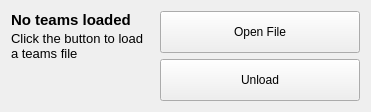
          <widget class="QWidget" name="teamsFileTab">
           <attribute name="title">
            <string>Teams</string>
           </attribute>
           <layout class="QHBoxLayout" name="horizontalLayout_3">
            <item>
             <layout class="QVBoxLayout" name="verticalLayout_19">
              <property name="spacing">
               <number>2</number>
              </property>
              <item>
               <widget class="QLabel" name="teamsFileTitle">
                <property name="sizePolicy">
                 <sizepolicy hsizetype="Ignored" vsizetype="Fixed">
                  <horstretch>0</horstretch>
                  <verstretch>0</verstretch>
                 </sizepolicy>
                </property>
                <property name="font">
                 <font>
                  <pointsize>11</pointsize>
                  <weight>75</weight>
                  <bold>true</bold>
                 </font>
                </property>
                <property name="text">
                 <string>No teams loaded</string>
                </property>
                <property name="wordWrap">
                 <bool>true</bool>
                </property>
               </widget>
              </item>
              <item>
               <widget class="QLabel" name="teamsFileDescr">
                <property name="sizePolicy">
                 <sizepolicy hsizetype="Expanding" vsizetype="Fixed">
                  <horstretch>0</horstretch>
                  <verstretch>0</verstretch>
                 </sizepolicy>
                </property>
                <property name="font">
                 <font>
                  <pointsize>10</pointsize>
                 </font>
                </property>
                <property name="text">
                 <string>Click the button to load a teams file</string>
                </property>
                <property name="wordWrap">
                 <bool>true</bool>
                </property>
               </widget>
              </item>
              <item>
               <spacer name="verticalSpacer_11">
                <property name="orientation">
                 <enum>Qt::Vertical</enum>
                </property>
                <property name="sizeHint" stdset="0">
                 <size>
                  <width>20</width>
                  <height>40</height>
                 </size>
                </property>
               </spacer>
              </item>
             </layout>
            </item>
            <item>
             <layout class="QVBoxLayout" name="verticalLayout_10">
              <item>
               <widget class="QPushButton" name="loadTeamsFile">
                <property name="sizePolicy">
                 <sizepolicy hsizetype="Minimum" vsizetype="Minimum">
                  <horstretch>0</horstretch>
                  <verstretch>0</verstretch>
                 </sizepolicy>
                </property>
                <property name="minimumSize">
                 <size>
                  <width>200</width>
                  <height>0</height>
                 </size>
                </property>
                <property name="maximumSize">
                 <size>
                  <width>200</width>
                  <height>16777215</height>
                 </size>
                </property>
                <property name="text">
                 <string>Open File</string>
                </property>
                <property name="icon">
                 <iconset resource="resources.qrc">
                  <normaloff>:/breeze-icons/document-open-24.svg</normaloff>:/breeze-icons/document-open-24.svg</iconset>
                </property>
                <property name="iconSize">
                 <size>
                  <width>24</width>
                  <height>24</height>
                 </size>
                </property>
               </widget>
              </item>
              <item>
               <widget class="QPushButton" name="unloadTeamsFile">
                <property name="sizePolicy">
                 <sizepolicy hsizetype="Minimum" vsizetype="Minimum">
                  <horstretch>0</horstretch>
                  <verstretch>0</verstretch>
                 </sizepolicy>
                </property>
                <property name="minimumSize">
                 <size>
                  <width>200</width>
                  <height>0</height>
                 </size>
                </property>
                <property name="maximumSize">
                 <size>
                  <width>200</width>
                  <height>16777215</height>
                 </size>
                </property>
                <property name="text">
                 <string>Unload</string>
                </property>
                <property name="icon">
                 <iconset resource="resources.qrc">
                  <normaloff>:/breeze-icons/edit-clear-24.svg</normaloff>:/breeze-icons/edit-clear-24.svg</iconset>
                </property>
                <property name="iconSize">
                 <size>
                  <width>24</width>
                  <height>24</height>
                 </size>
                </property>
               </widget>
              </item>
             </layout>
            </item>
           </layout>
          </widget>
